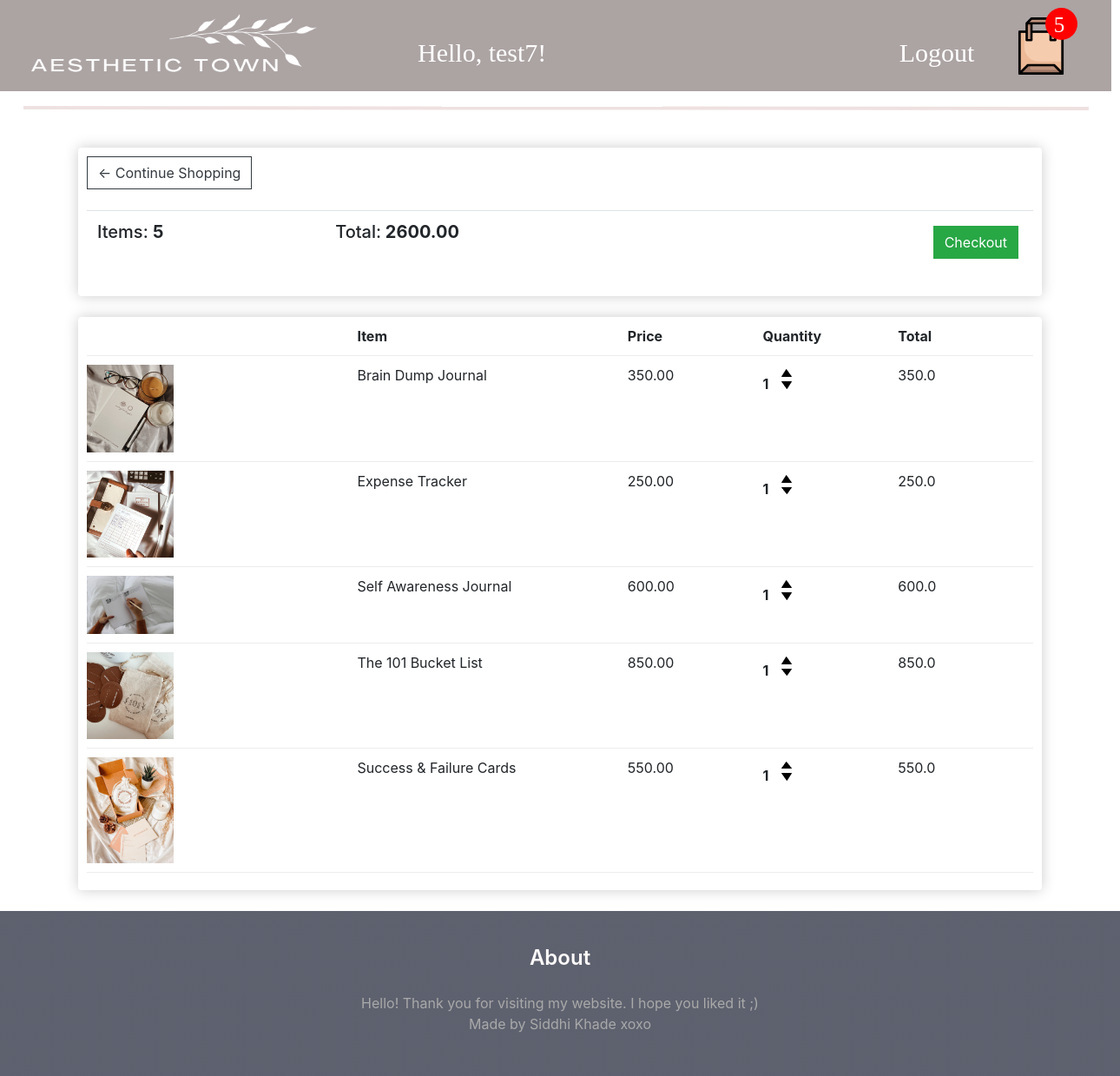
/cart/test7/ (signed in), run on the app's committed database.
### store/models.py (models this page shows, shortened)
class Order(models.Model):
    customer = models.ForeignKey(User, on_delete=models.SET_NULL, null=True, blank=True)
    date_ordered = models.DateTimeField(auto_now_add=True)
    complete = models.BooleanField(default=False)
    transaction_id = models.CharField(max_length=100, null=True)
    @property
    def get_cart_total(self):
        orderitems = self.orderitem_set.all()
        total = sum([item.get_total for item in orderitems])
        return total
    @property
    def get_cart_items(self):
        orderitems = self.orderitem_set.all()
        total = sum([item.quantity for item in orderitems])
        return total

class OrderItem(models.Model):
    product = models.ForeignKey(Product, on_delete=models.SET_NULL, null=True)
    order = models.ForeignKey(Order, on_delete=models.SET_NULL, null=True)
    quantity = models.IntegerField(default=0, null=True, blank=True)
    date_added = models.DateTimeField(auto_now_add=True)
    @property
    def get_total(self):
        total = self.product.price * self.quantity
        return total

class Product(models.Model):
    name = models.CharField(max_length=200)
    description = models.CharField(max_length=200, default="")
    price = models.FloatField()
    digital = models.BooleanField(default=False, null=True, blank=False)
    image = models.ImageField(null=True, blank=True)
    @property
    def imageURL(self):
        try:
            url = self.image.url
        except:
            url = ''
        return url

### store/views.py (the view)
# urls.py: path('cart/<str:username>/',views.cart,name='cart'),
def cart(request,username):
    user = User.objects.get(username=username)
    if user.is_authenticated:
        order, created = Order.objects.get_or_create(customer=user, complete=False)
        items = order.orderitem_set.all()
        cartItems = order.get_cart_items
    else:
        items = []
        order = {'get_cart_total':0, 'get_cart_items':0, 'shipping': False}
        cartItems = order['get_cart_items']
    context={'items': items, 'order': order, 'cartItems': cartItems}
    return render(request,'store/cart.html',context)

### store/templates/store/cart.html
{% extends 'store/mainstore.html' %}
{% load static %}
{% block content %}
<div class="row">
    <div class="col-lg-12">
        <div class="box-element">
            <a  class="btn btn-outline-dark" href="{% url 'mainstore' username=user.username %}">&#x2190; Continue Shopping</a>
            <br>
            <br>
            <table class="table">
                <tr>
                    <th><h5>Items: <strong>{{order.get_cart_items}}</strong></h5></th>
                    <th><h5>Total:<strong> {{order.get_cart_total|floatformat:2}}</strong></h5></th>
                    <th>
                        <a  style="float:right; margin:5px;" class="btn btn-success" href="{% url 'checkout' username=user.username %}">Checkout</a>
                    </th>
                </tr>
            </table>
        </div>
        <br>
        <div class="box-element">
            <div class="cart-row">
                <div style="flex:2"></div>
                <div style="flex:2"><strong>Item</strong></div>
                <div style="flex:1"><strong>Price</strong></div>
                <div style="flex:1"><strong>Quantity</strong></div>
                <div style="flex:1"><strong>Total</strong></div>
            </div>
            {% for item in items %}
            <div class="cart-row">
                <div style="flex:2"><img class="row-image" src="{{item.product.imageURL}}"></div>
                <div style="flex:2"><p>{{item.product.name}}</p></div>
                <div style="flex:1"><p>{{item.product.price|floatformat:2}}</p></div>
                <div style="flex:1">
                    <p class="quantity">{{item.quantity}}</p>
                    <div class="quantity">
                        <img data-product={{item.product.id}} data-action="add" class="chg-quantity update-cart" src="{% static  'images/arrow-up.png' %}">
                        <img data-product={{item.product.id}} data-action="remove" class="chg-quantity update-cart" src="{% static  'images/arrow-down.png' %}">
                    </div>
                </div>
                <div style="flex:1"><p>{{item.get_total}}</p></div>
            </div>
            {% endfor %}
        </div>
    </div>
</div>
{% endblock content %}

### store/templates/store/mainstore.html (shortened to what this page needs)
<!DOCTYPE html>
{% load static %}
<html>
<head>
<link rel="stylesheet" href="https://stackpath.bootstrapcdn.com/bootstrap/4.4.1/css/bootstrap.min.css">
<link rel="stylesheet" type="text/css" href="{% static 'CSS/store.css' %}">
<link rel="stylesheet" href="https://cdnjs.cloudflare.com/ajax/libs/font-awesome/6.1.1/css/fontawesome.min.css" />
</head>
<body>
	<nav>
<div id="Aesthetic_Town">
	<svg class="Rectangle_610">
		<rect id="Rectangle_610" rx="0" ry="0" x="0" y="0" width="1280" height="105">
		</rect>
	</svg>
	<svg class="Line_1" viewBox="0 0 1227 1">
		<path id="Line_1" d="M 0 0 L 1227 1">
		</path>
	</svg>
	<a href="{% url 'cart' username=user.username %}">
		<img  id="paper-bag" src="{% static 'images/paper-bag.png' %}">
	</a>
	<svg class="Ellipse_177">
		<ellipse id="Ellipse_177" rx="18.5" ry="18.5" cx="18.5" cy="18.5">
		</ellipse>
	</svg>
	<div id="quant">
		<p>{{cartItems}}</p>
	</div>
	<img id="Logo1" src="{% static 'images/Logo1.png' %}">
	<div id="Hello_">
		<span>Hello, {{user.username}}!</span>
	</div>
	<div id="Logout">
		<a href="{% url 'logout' %}">Logout</a>
	</div>
</div>
</nav>
<div >
	<br><br><br><br><br>
</div>
<div class="container">
	{% block content %}{% endblock content %}
	<br>
</div>
<section class="footer">
	<h4>About</h4>
	<p>Hello! Thank you for visiting my website. I hope you liked it ;)<br>Made by Siddhi Khade xoxo
	</p>
</section>
</body>
</html>

### static/CSS/store.css (style rules this page uses)
:root { --web-view-ids: Aesthetic_Town; }
* { margin: 0; padding: 0; box-sizing: border-box; border: none; }
#Aesthetic_Town { position: absolute; width: 1280px; height: 641px; background-color: rgba(255,255,255,1); overflow: hidden; --web-view-name: Aesthetic Town; --web-view-id: Aesthetic_Town; --web-scale-on-resize: true; --web-enable-deep-linking: true; }
.Rectangle_610 { position: absolute; overflow: visible; width: 1280px; height: 105px; left: 0px; top: 0px; }
.Line_1 { overflow: visible; position: absolute; width: 1227.003px; height: 5px; left: 26.5px; top: 122px; transform: matrix(1,0,0,1,0,0); }
#paper-bag { position: absolute; width: 66px; height: 66px; left: 1166px; top: 20px; overflow: visible; }
.Ellipse_177 { position: absolute; overflow: visible; width: 37px; height: 37px; left: 1204px; top: 9px; }
#Logo1 { position: absolute; width: 340px; height: 80px; left: 27px; top: 12px; overflow: visible; }
#Hello_ { left: 481px; top: 38px; position: absolute; overflow: visible; width: 281px; height: 30px; text-align: left; font-family: Sitka Text; font-style: normal; font-weight: normal; font-size: 30px; color: rgba(255,255,255,1); }
#Logout a { left: 1025px; top: 38px; position: absolute; overflow: visible; width: 108px; height: 30px; text-align: center; font-family: Sitka Text; font-style: normal; font-weight: normal; font-size: 30px; color: rgba(255,255,255,1); text-decoration: none; }
.btn { border-radius: 0; }
.row-image { width: 100px; }
.quantity { display: inline-block; font-weight: 700; padding-right:10px; }
.cart-row { display: flex; align-items: flex-stretch; padding-bottom: 10px; margin-bottom: 10px; border-bottom: 1px solid #ececec; }
.chg-quantity { width: 12px; cursor: pointer; display: block; margin-top: 5px; transition:.1s; }
#quant { left: 1210px; top: 10px; position: absolute; overflow: visible; width: 20px; height: 30px; text-align: center; font-family: Sitka Text; font-style: normal; font-weight: normal; font-size: 25px; color: rgba(255,255,255,1); }
.col-lg-4, .col-lg-6, .col-lg-8, .col-lg-12 { margin-top: 50px; }
.box-element { box-shadow:hsl(0, 0%, 80%) 0 0 16px; background-color: #fff; border-radius: 4px; padding: 10px; }
.footer { height: 190px; width: 100%; text-align: center; padding: 30px 0; background: linear-gradient(rgba(25, 30, 49, 0.7),rgba(25, 30, 49, 0.7)); }
.footer p { color: darkgray; }
.footer h4 { color: snow; margin-bottom: 25px; margin-top: 10px; font-weight: 600; }

### data on the page
Order: get_cart_items "5", get_cart_total "2600.00"
OrderItem: product.imageURL (picture), product.name "Brain Dump Journal", product.price "350.00", quantity "1", get_total "350.0"
OrderItem: product.imageURL (picture), product.name "Expense Tracker", product.price "250.00", quantity "1", get_total "250.0"
OrderItem: product.imageURL (picture), product.name "Self Awareness Journal", product.price "600.00", quantity "1", get_total "600.0"
OrderItem: product.imageURL (picture), product.name "The 101 Bucket List", product.price "850.00", quantity "1", get_total "850.0"
OrderItem: product.imageURL (picture), product.name "Success & Failure Cards", product.price "550.00", quantity "1", get_total "550.0"

### other printed values
{{ cartItems }} "5"
{{ user.username }} "test7"
